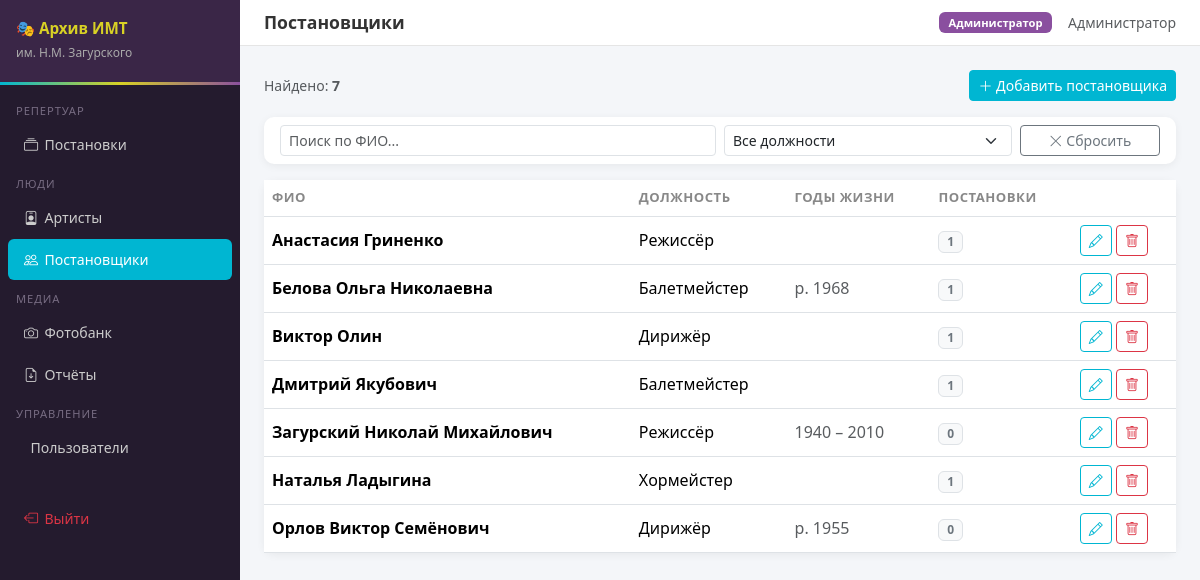
Screenshot of /staging (signed in) with the database file from the repository.
### app.py (models this page shows, shortened)
class Role(db.Model):
    __tablename__ = 'roles'
    id           = db.Column(db.Integer, primary_key=True)
    name         = db.Column(db.String(50), unique=True, nullable=False)
    display_name = db.Column(db.String(100), nullable=False)
    users        = db.relationship('User', backref='role', lazy=True)

class User(UserMixin, db.Model):
    __tablename__ = 'users'
    id            = db.Column(db.Integer, primary_key=True)
    full_name     = db.Column(db.String(200), nullable=False)
    login         = db.Column(db.String(100), unique=True, nullable=False)
    password_hash = db.Column(db.String(255), nullable=False)
    role_id       = db.Column(db.Integer, db.ForeignKey('roles.id'), nullable=False)
    is_active     = db.Column(db.Boolean, default=True)
    created_at    = db.Column(db.DateTime, default=datetime.utcnow)
    @property
    def role_name(self):
        return self.role.name
    def can_edit(self):
        return self.role_name in [ROLE_ADMIN, ROLE_EDITOR, ROLE_ZAVLIT]
    def can_manage_users(self):
        return self.role_name == ROLE_ADMIN

class Director(db.Model):
    __tablename__ = 'directors'
    id         = db.Column(db.Integer, primary_key=True)
    full_name  = db.Column(db.String(300), nullable=False)
    birth_year = db.Column(db.Integer)
    death_year = db.Column(db.Integer)
    position   = db.Column(db.String(100), nullable=False)
    created_at = db.Column(db.DateTime, default=datetime.utcnow)
    production_links = db.relationship('ProductionDirector', backref='director', lazy=True)
    POSITIONS = {
        'conductor':     'Дирижёр',
        'director':      'Режиссёр',
        'chorus_master': 'Хормейстер',
        'concertmaster': 'Концертмейстер',
        'ballet_master': 'Балетмейстер',
    }
    @property
    def position_display(self):
        return self.POSITIONS.get(self.position, self.position)
    @property
    def life_years(self):
        if self.birth_year and self.death_year:
            return f"{self.birth_year} – {self.death_year}"
        elif self.birth_year:
            return f"р. {self.birth_year}"
        return ''

### routes/staging.py (the view)
@staging_bp.route('/staging')
@login_required
def list_directors():
    directors = Director.query.order_by(Director.full_name).all()
    return render_template('staging/list.html', directors=directors, positions=Director.POSITIONS)

### app.py (called while the page is built)
@login_manager.user_loader
def load_user(user_id):
    return db.session.get(User, int(user_id))

@app.context_processor
def inject_globals():
    return dict(ROLE_ADMIN=ROLE_ADMIN, ROLE_EDITOR=ROLE_EDITOR,
                ROLE_ZAVLIT=ROLE_ZAVLIT, ROLE_MUSIC=ROLE_MUSIC,
                ROLE_OBSERVER=ROLE_OBSERVER)

### templates/staging/list.html (shortened to what this page needs)
{% extends 'base.html' %}
{% block page_title %}Постановщики{% endblock %}
{% block content %}
<div class="d-flex justify-content-between align-items-center mb-3">
  <span class="text-muted small">Найдено: <strong id="visibleCount">{{ directors|length }}</strong></span>
  {% if current_user.can_edit() %}
  <a href="{{ url_for('staging.create_director') }}" class="btn btn-imt btn-sm">
    <i class="bi bi-plus-lg"></i> Добавить постановщика
  </a>
  {% endif %}
</div>
<div class="card mb-3">
  <div class="card-body py-2">
    <div class="row g-2">
      <div class="col-md-6">
        <input type="text" id="fName" class="form-control form-control-sm" placeholder="Поиск по ФИО...">
      </div>
      <div class="col-md-4">
        <select id="fPosition" class="form-select form-select-sm">
          <option value="">Все должности</option>
        </select>
      </div>
      <div class="col-md-2">
        <button type="button" id="resetFilters" class="btn btn-outline-secondary btn-sm w-100"><i class="bi bi-x-lg"></i> Сбросить</button>
      </div>
    </div>
  </div>
</div>
<div class="card">
  <div class="table-responsive">
    <table class="table table-hover mb-0">
      <thead><tr><th>ФИО</th><th>Должность</th><th>Годы жизни</th><th>Постановки</th><th></th></tr></thead>
      <tbody>
        {% for d in directors %}
        <tr class="director-row" data-name="{{ d.full_name|lower }}" data-position="{{ d.position }}">
          <td class="fw-semibold">{{ d.full_name }}</td>
          <td>{{ d.position_display }}</td>
          <td class="text-muted">{{ d.life_years }}</td>
          <td><span class="badge bg-light text-secondary border">{{ d.production_links|length }}</span></td>
          <td>
            {% if current_user.can_edit() %}
            <a href="{{ url_for('staging.edit_director', did=d.id) }}" class="btn btn-outline-primary btn-sm">
              <i class="bi bi-pencil"></i>
            </a>
            <form method="POST" action="{{ url_for('staging.delete_director', did=d.id) }}" class="d-inline" onsubmit="return confirm('Удалить постановщика?')">
              <button class="btn btn-outline-danger btn-sm"><i class="bi bi-trash"></i></button>
            </form>
            {% endif %}
          </td>
        </tr>
        {% endfor %}
      </tbody>
    </table>
  </div>
</div>
{% endblock %}

### templates/base.html (shortened to what this page needs)
<!DOCTYPE html>
<html lang="ru">
<head>
<link href="https://cdn.jsdelivr.net/npm/bootstrap@5.3.2/dist/css/bootstrap.min.css" rel="stylesheet">
<link href="https://cdn.jsdelivr.net/npm/bootstrap-icons@1.11.3/font/bootstrap-icons.css" rel="stylesheet">
</head>
<body>
{% if current_user.is_authenticated %}
<div class="sidebar">
  <div class="sidebar-brand">
    <h5>🎭 Архив ИМТ</h5>
    <small>им. Н.М. Загурского</small>
  </div>
  <nav class="pt-2">
    <div class="sidebar-section">Репертуар</div>
    <a href="{{ url_for('productions.list_productions') }}" class="nav-link {% if request.blueprint=='productions' %}active{% endif %}">
      <i class="bi bi-collection"></i>Постановки
    </a>
    <div class="sidebar-section">Люди</div>
    <a href="{{ url_for('artists.list_artists') }}" class="nav-link {% if request.blueprint=='artists' %}active{% endif %}">
      <i class="bi bi-person-badge"></i>Артисты
    </a>
    <a href="{{ url_for('staging.list_directors') }}" class="nav-link {% if request.blueprint=='staging' %}active{% endif %}">
      <i class="bi bi-people"></i>Постановщики
    </a>
    <div class="sidebar-section">Медиа</div>
    <a href="{{ url_for('photobank.list_photobank') }}" class="nav-link {% if request.blueprint=='photobank' %}active{% endif %}">
      <i class="bi bi-camera"></i>Фотобанк
    </a>
    <a href="{{ url_for('reports.index') }}" class="nav-link {% if request.blueprint=='reports' %}active{% endif %}">
      <i class="bi bi-file-earmark-arrow-down"></i>Отчёты
    </a>
    {% if current_user.can_manage_users() %}
    <div class="sidebar-section">Управление</div>
    <a href="{{ url_for('admin.users') }}" class="nav-link {% if request.blueprint=='admin' %}active{% endif %}">
      Пользователи
    </a>
    {% endif %}
    <div class="sidebar-section mt-3"></div>
    <a href="{{ url_for('auth.logout') }}" class="nav-link text-danger">
      <i class="bi bi-box-arrow-left"></i>Выйти
    </a>
  </nav>
</div>
{% endif %}
<div class="{% if current_user.is_authenticated %}main-content{% else %}container-fluid{% endif %}">
  {% if current_user.is_authenticated %}
  <div class="topbar">
    <h4>{% block page_title %}{% endblock %}</h4>
    <div class="d-flex align-items-center gap-3">
      <span class="badge bg-secondary badge-role">{{ current_user.role.display_name }}</span>
      <span class="text-muted small">{{ current_user.full_name }}</span>
    </div>
  </div>
  {% endif %}
  {% block content %}{% endblock %}
</div>
</body>
</html>

### templates/base.html (style rules this page uses)
:root { --imt-cyan:#00B6D2; --imt-yellow:#D8D125; --imt-purple:#8A4F9F; --imt-dark:#241b2e; --imt-mid:#3a2647; --imt-accent:var(--imt-cyan); }
body { background:#f4f6f9;font-family:'Segoe UI',sans-serif;min-height:100vh; }
.sidebar { width:240px;min-height:100vh;background:var(--imt-dark);position:fixed;top:0;left:0;z-index:100;padding-top:0; }
.sidebar-brand { background:var(--imt-mid);padding:1.2rem 1rem;border-bottom:3px solid transparent;border-image:linear-gradient(90deg,var(--imt-cyan),var(--imt-yellow),var(--imt-purple)) 1; }
.sidebar-brand h5 { color:var(--imt-yellow);font-weight:700;margin:0;font-size:.95rem;line-height:1.3; }
.sidebar-brand small { color:#aaa;font-size:.75rem; }
.sidebar .nav-link { color:#ccc;padding:.6rem 1rem;border-radius:6px;margin:.1rem .5rem;font-size:.88rem;transition:all .2s; }
.sidebar .nav-link.active { background:var(--imt-cyan);color:#fff; }
.sidebar .nav-link i { width:20px;margin-right:.4rem; }
.sidebar-section { color:#776c82;font-size:.7rem;text-transform:uppercase;padding:.6rem 1rem .2rem;letter-spacing:.08em; }
.main-content { margin-left:240px;padding:1.5rem; }
.topbar { background:#fff;border-bottom:1px solid #e5e5e5;padding:.75rem 1.5rem;margin:-1.5rem -1.5rem 1.5rem;display:flex;align-items:center;justify-content:space-between; }
.topbar h4 { margin:0;font-size:1.1rem;font-weight:600;color:#333; }
.badge-role { font-size:.7rem;padding:.3rem .6rem;background:var(--imt-purple)!important; }
.card { border:none;border-radius:10px;box-shadow:0 2px 8px rgba(0,0,0,.06); }
.btn-imt { background:var(--imt-cyan);border-color:var(--imt-cyan);color:#fff; }
.btn-outline-primary { color:var(--imt-cyan);border-color:var(--imt-cyan); }
a { color:var(--imt-purple); }
.table th { font-size:.82rem;text-transform:uppercase;letter-spacing:.04em;color:#888;border-top:none; }
.table td { vertical-align:middle; }

### rows the page displays
Role: role.display_name "Администратор"
User: full_name "Администратор"
Director: full_name "Анастасия Гриненко", position_display "Режиссёр", production_links|length "1"
Director: full_name "Белова Ольга Николаевна", position_display "Балетмейстер", life_years "р. 1968", production_links|length "1"
Director: full_name "Виктор Олин", position_display "Дирижёр", production_links|length "1"
Director: full_name "Дмитрий Якубович", position_display "Балетмейстер", production_links|length "1"
Director: full_name "Загурский Николай Михайлович", position_display "Режиссёр", life_years "1940 – 2010", production_links|length "0"
Director: full_name "Наталья Ладыгина", position_display "Хормейстер", production_links|length "1"
Director: full_name "Орлов Виктор Семёнович", position_display "Дирижёр", life_years "р. 1955", production_links|length "0"

### other values shown
{{ directors|length }} "7"
